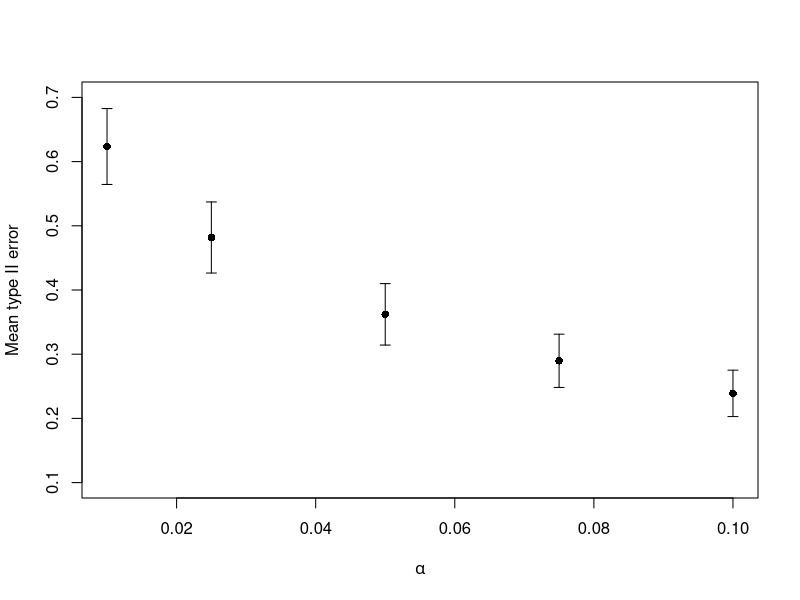
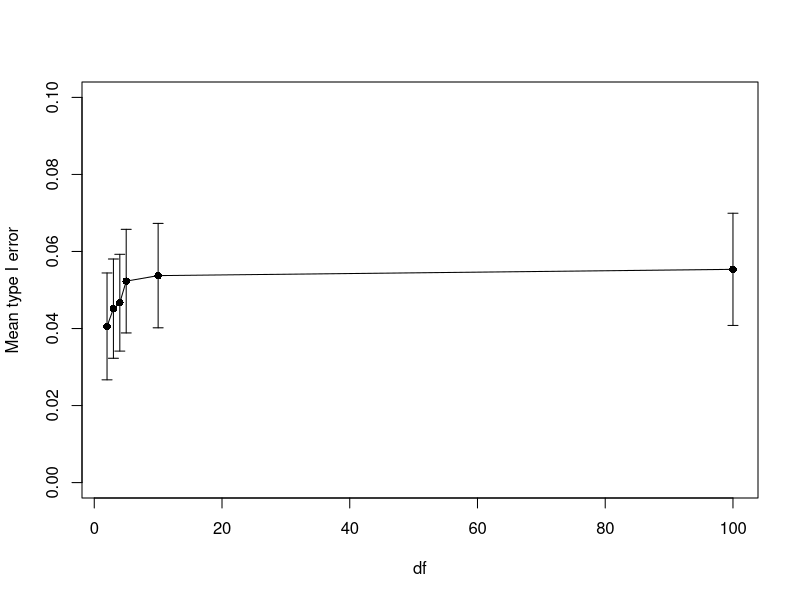
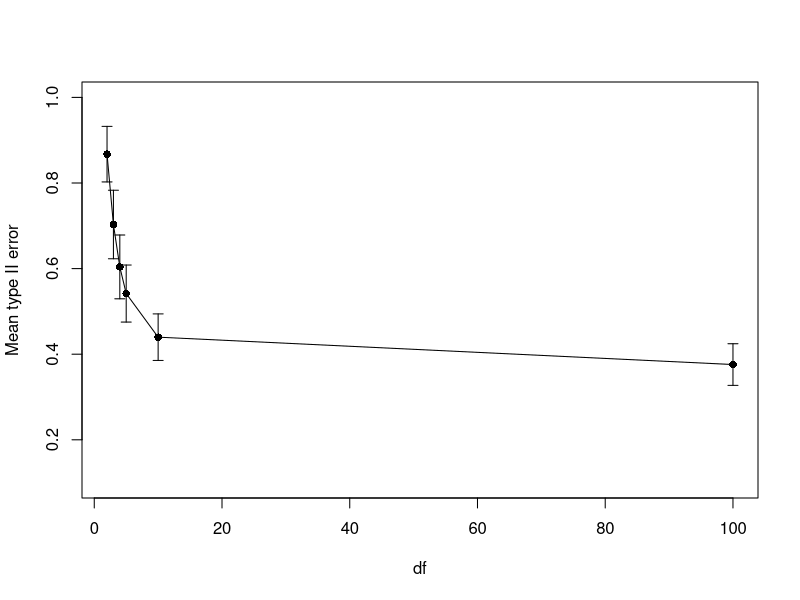

Reproduce these figures in R, in order.
## ---- chunk 1

## ---- chunk 2
# Set parameter
p = 3
mu0 <- c(-0.7,0,0.7)
mu1 <- -mu0
Sigma <- diag(p)

# Set alpha level
alpha <- 0.05

# Simulation parameters
R = 1000
n = 100

# Generate test set
set.seed(4)
X0_test <- matrix(rnorm(10000 * p), ncol = p) + rep(mu0, each = 10000)
X1_test <- matrix(rnorm(10000 * p), ncol = p) + rep(mu1, each = 10000)

# Create lists to save results
typeIerrors <- numeric(R)
typeIIerrors <- numeric(R)

for (r in (1:R)) {
  set.seed(r)
  
  # Generate train set
  X0_train <- matrix(rnorm(n * p), ncol = p) + rep(mu0, each = n)
  X1_train <- matrix(rnorm(n * p), ncol = p) + rep(mu1, each = n)
  
  # Estimate parameters from generated data
  mu0_hat <- colMeans(X0_train)
  mu1_hat <- colMeans(X1_train)
  Sigma0_hat <- stats::cov(X0_train)
  Sigma1_hat <- stats::cov(X1_train)
  
  ### Pool the estimated covariances because we assumed equal covariance
  Sigma_hat <- ((n - 1) * Sigma0_hat + (n - 1) * Sigma1_hat) / (2 * n - 2)
  
  # Use the formula in 3 to compute the simple version of decision boundary
  ## Group some terms
  phi <- qnorm(1-alpha)
  delta_hat <- mu1_hat - mu0_hat

  beta_hat <- solve(Sigma_hat, delta_hat)
  quad_term <- drop(t(delta_hat) %*% beta_hat) # term under sqrt
  
  ## Put together the boundary in simple version
  simple_bound <- phi * sqrt(quad_term) + drop(t(beta_hat) %*% mu0_hat)
  
  ## Compute test error
  typeIerrors[r] <- mean(drop(X0_test %*% beta_hat) > simple_bound)
  typeIIerrors[r] <- mean(drop(X1_test %*% beta_hat) <= simple_bound)
}

print(paste("estimated Type I Error on Testing Set: ", mean(typeIerrors)))
print(paste("estimated Type II Error on Testing Set: ", mean(typeIIerrors)))

## ---- chunk 3
alphas <- c(0.01, 0.025, 0.05, 0.075, 0.1)

# generate test set
set.seed(5)
X0_test <- matrix(rnorm(10000 * p), ncol = p) + rep(mu0, each = 10000)
X1_test <- matrix(rnorm(10000 * p), ncol = p) + rep(mu1, each = 10000)

# Now make simulation a function
simulation_5 <- function(alphas) {
  result <- data.frame(alpha = alphas, mean = NA_real_, sd = NA_real_)
  
  for (j in seq_along(alphas)) {
    alpha <- alphas[j]
    
    typeIIerrors <- numeric(R)
    
    for (r in seq_len(R)) {
      set.seed(r)
      
      # Generate training data
      X0_train <- matrix(rnorm(n * p), ncol = p) + rep(mu0, each = n)
      X1_train <- matrix(rnorm(n * p), ncol = p) + rep(mu1, each = n)
      
      # Estimate parameters
      mu0_hat <- colMeans(X0_train)
      mu1_hat <- colMeans(X1_train)
      Sigma0_hat <- cov(X0_train)
      Sigma1_hat <- cov(X1_train)
      # Poole covariance because we assume equal covar
      Sigma_hat <- ((n - 1) * Sigma0_hat + (n - 1) * Sigma1_hat) / (2 * n - 2)
      
      # Use the formula in 3 to compute the simple version of decision boundary
      ## Group some terms
      phi <- qnorm(1-alpha)
      delta_hat <- mu1_hat - mu0_hat
    
      beta_hat <- solve(Sigma_hat, delta_hat)
      quad_term <- drop(t(delta_hat) %*% beta_hat) # term under sqrt
      
      ## Put together the boundary in simple version
      simple_bound <- phi * sqrt(quad_term) + drop(t(beta_hat) %*% mu0_hat)
      
      # evaluate type ii error
      typeIIerrors[r] <- mean(drop(X1_test %*% beta_hat) <= simple_bound)
    }
    
    result$mean[j] <- mean(typeIIerrors)
    result$sd[j] <- sd(typeIIerrors)
  }
  return(result)
}

res <- simulation_5(alphas)
print(res)
## ---- chunk 4
# plot
plot(
  res$alpha, res$mean,
  xlab = expression(alpha),
  ylab = "Mean type II error",
  ylim = c(0.1,0.7),
  pch = 16
)
arrows(
  x0 = res$alpha,
  y0 = res$mean - res$sd,
  x1 = res$alpha,
  y1 = res$mean + res$sd,
  angle = 90, code = 3, length = 0.05
)
## ---- chunk 5
# Parameters remain the same
p = 3
mu0 <- c(-0.7,0,0.7)
mu1 <- -mu0
Sigma <- diag(p)

# Set alpha level
alpha <- 0.05

# Simulation parameters
R = 1000
n = 100

# Set of dfs from small to large
dfs <- c(2,3,4,5,10,100)

# Store results in a dataframe
result <- data.frame(df = dfs, mean_typeI = NA_real_, sd_typeI = NA_real_, mean_typeII = NA_real_, sd_typeII = NA_real_)
# Run simulation for different df
for (j in seq_along(dfs)) {
  # Generate test set based on current df
  df <- dfs[j]
  set.seed(df)
  X0_test <- matrix(rt(10000 * p, df = df), ncol = p) + rep(mu0, each = 10000)
  X1_test <- matrix(rt(10000 * p, df = df), ncol = p) + rep(mu1, each = 10000)
  
  # Create lists to save results
  typeIerrors <- numeric(R)
  typeIIerrors <- numeric(R)
  
  for (r in (1:R)) {
    set.seed(r)
    
    # Generate train set
    X0_train <- matrix(rt(n * p, df = df), ncol = p) + rep(mu0, each = n)
    X1_train <- matrix(rt(n * p, df = df), ncol = p) + rep(mu1, each = n)
    
    # Estimate parameters from generated data
    mu0_hat <- colMeans(X0_train)
    mu1_hat <- colMeans(X1_train)
    Sigma0_hat <- stats::cov(X0_train)
    Sigma1_hat <- stats::cov(X1_train)
    
    ### Pool the estimated covariances because we assumed equal covariance
    Sigma_hat <- ((n - 1) * Sigma0_hat + (n - 1) * Sigma1_hat) / (2 * n - 2)
    
    # Use the formula in 3 to compute the simple version of decision boundary
    ## Group some terms
    phi <- qnorm(1-alpha)
    delta_hat <- mu1_hat - mu0_hat
  
    beta_hat <- solve(Sigma_hat, delta_hat)
    quad_term <- drop(t(delta_hat) %*% beta_hat) # term under sqrt
    
    ## Put together the boundary in simple version
    simple_bound <- phi * sqrt(quad_term) + drop(t(beta_hat) %*% mu0_hat)
    
    ## Compute test error
    typeIerrors[r] <- mean(drop(X0_test %*% beta_hat) > simple_bound)
    typeIIerrors[r] <- mean(drop(X1_test %*% beta_hat) <= simple_bound)
  }
  result$mean_typeI[j] <- mean(typeIerrors)
  result$sd_typeI[j] <- sd(typeIerrors)
  result$mean_typeII[j] <- mean(typeIIerrors)
  result$sd_typeII[j] <- sd(typeIIerrors)
  # 
  # print(paste("estimated Type I Error on Testing Set for df = ", df, ": ", mean(typeIerrors)))
  # print(paste("estimated Type II Error on Testing Set for df = ", df, ": ", mean(typeIIerrors)))
}

print(result)
## ---- chunk 6
# plot
plot(
  result$df, result$mean_typeI,
  xlab = "df",
  ylab = "Mean type I error",
  ylim = c(0, 0.1),
  pch = 16
)
lines(result$df, result$mean_typeI)
arrows(
  x0 = result$df,
  y0 = result$mean_typeI - result$sd_typeI,
  x1 = result$df,
  y1 = result$mean_typeI + result$sd_typeI,
  angle = 90, code = 3, length = 0.05
)

################################################################################
plot(
  result$df, result$mean_typeII,
  xlab = "df",
  ylab = "Mean type II error",
  ylim = c(0.1, 1),
  pch = 16
)
lines(result$df, result$mean_typeII)
arrows(
  x0 = result$df,
  y0 = result$mean_typeII - result$sd_typeII,
  x1 = result$df,
  y1 = result$mean_typeII + result$sd_typeII,
  angle = 90, code = 3, length = 0.05
)
